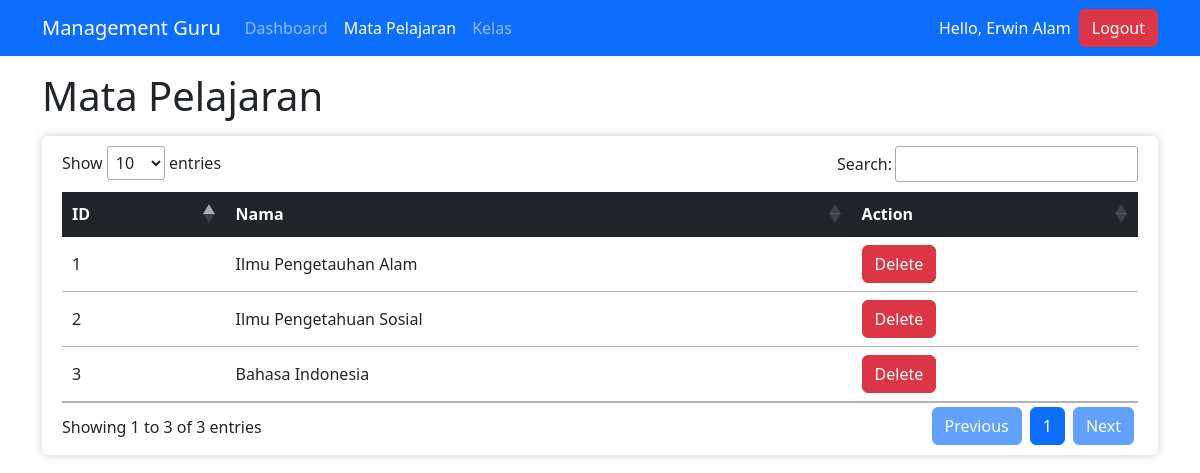
The page /mata-pelajaran (signed in) on the database its author committed.
### tables this page shows
CREATE TABLE `users` (
  `nip` bigint NOT NULL,
  `nama_depan` varchar(255) NOT NULL,
  `nama_belakang` varchar(255) DEFAULT NULL,
  `alamat` text,
  `lulusan` varchar(255) DEFAULT NULL,
  `profile` text,
  `username` varchar(50) DEFAULT NULL,
  `password` varchar(255) DEFAULT NULL,
  `role` enum('admin','guru') NOT NULL DEFAULT 'guru',
  `mata_pelajaran` int DEFAULT NULL
);

CREATE TABLE `mata_pelajaran` (
  `id` int NOT NULL,
  `nama` varchar(255) NOT NULL DEFAULT '0'
);

### config.php (called while the page is built, shortened)
<?php
$_HOSTNAME = 'localhost';
$_USERNAME = 'root';
$_PASSWORD = '';
$_DATABASE = 'management_guru';

### controller.php (called while the page is built, shortened)
<?php
require 'config.php';
class Controller {
    private $hostname;
    private $username;
    private $password;
    private $database;
    private $connection;
    private $result;
    public function __construct($_HOSTNAME, $_USERNAME, $_PASSWORD, $_DATABASE) {
        $this->hostname = $_HOSTNAME;
        $this->username = $_USERNAME;
        $this->password = $_PASSWORD;
        $this->database = $_DATABASE;
    }
    public function connect() {
        $this->connection = mysqli_connect($this->hostname, $this->username, $this->password, $this->database);
    }
    public function query($query) {
        $this->result = mysqli_query($this->connection, $query);
    }
    public function fetch() {
        return mysqli_fetch_array($this->result);
    }
    public function fetchAll() {
        $rows = array();
        while ($row = $this->fetch()) {
            $rows[] = $row;
        }
        return $rows;
    }
    public function getUser($username) {
        $this->query("SELECT * FROM users WHERE username = '$username'");
        $user = $this->fetch();
        return (object) [
            'nama' => $user['nama_depan'] . ' ' . $user['nama_belakang'],
            'username' => $user['username'],
            'role' => $user['role']
        ];
    }
}
$controller = new Controller($_HOSTNAME, $_USERNAME, $_PASSWORD, $_DATABASE);

### views/matapelajaran.php (the view, shortened to what this page needs)
<?php
$controller->query("SELECT * FROM mata_pelajaran");
$mapel = $controller->fetchAll();
?>
<!DOCTYPE html>
<html lang="en">
<?php require './components/header.php'; ?>
<body>
    <?php require './components/navbar.php'; ?>
    <div class="container mx-auto">
        <h1 class="text-left my-3">Mata Pelajaran</h1>
        <div class="box table-responsive">
            <table id="mapel" class="table table-hover">
                <thead class="table-dark">
                    <tr>
                        <th scope="col">ID</th>
                        <th scope="col">Nama</th>
                        <th scope="col">Action</th>
                    </tr>
                </thead>
                <tbody>
                    <?php foreach ($mapel as $m) : ?>
                    <tr class="">
                        <td scope="row"><?= $m['id'] ?></td>
                        <td><?= $m['nama'] ?></td>
                        <td>
                            <button class="btn btn-danger" onclick="deleteMapel(<?= $m['id'] ?>)">
                                Delete
                            </button>
                        </td>
                    </tr>
                    <?php endforeach; ?>
                </tbody>
            </table>
        </div>
    </div>
</body>
</html>

### components/navbar.php (shortened to what this page needs)
<nav class="navbar navbar-expand-lg bg-primary" data-bs-theme="dark">
    <div class="container mx-auto">
        <a class="navbar-brand" href="#">Management Guru</a>
        <div class="collapse navbar-collapse" id="navbarText">
            <ul class="navbar-nav me-auto mb-2 mb-lg-0">
                <li class="nav-item">
                    <a class="nav-link <?= $_SERVER['REQUEST_URI'] == '/dashboard' ? 'active' : '' ?>"
                        href="/dashboard">Dashboard</a>
                </li>
                <li class="nav-item">
                    <a class="nav-link <?= $_SERVER['REQUEST_URI'] == '/mata-pelajaran' ? 'active' : '' ?>"
                        href="/mata-pelajaran">Mata Pelajaran</a>
                </li>
                <li class="nav-item">
                    <a class="nav-link" href="#">Kelas</a>
                </li>
            </ul>
            <div class="text-white mx-2">
                Hello, <?= $controller->getUser($_SESSION['username'])->nama ?>
            </div>
            <button class="btn btn-danger" onclick="logout()">
                Logout
            </button>
        </div>
    </div>
</nav>

### assets/styles/style.css (style rules this page uses)
.box { padding: 10px 20px; box-shadow: 0 0 10px 0 rgba(0, 0, 0, 0.2); border-radius: 5px; }
td { vertical-align: middle !important; }

### rows shown on the page
users: nama_depan+nama_belakang+username "Erwin Alam"
mata_pelajaran: id "1", nama "Ilmu Pengetauhan Alam"
mata_pelajaran: id "2", nama "Ilmu Pengetahuan Sosial"
mata_pelajaran: id "3", nama "Bahasa Indonesia"
